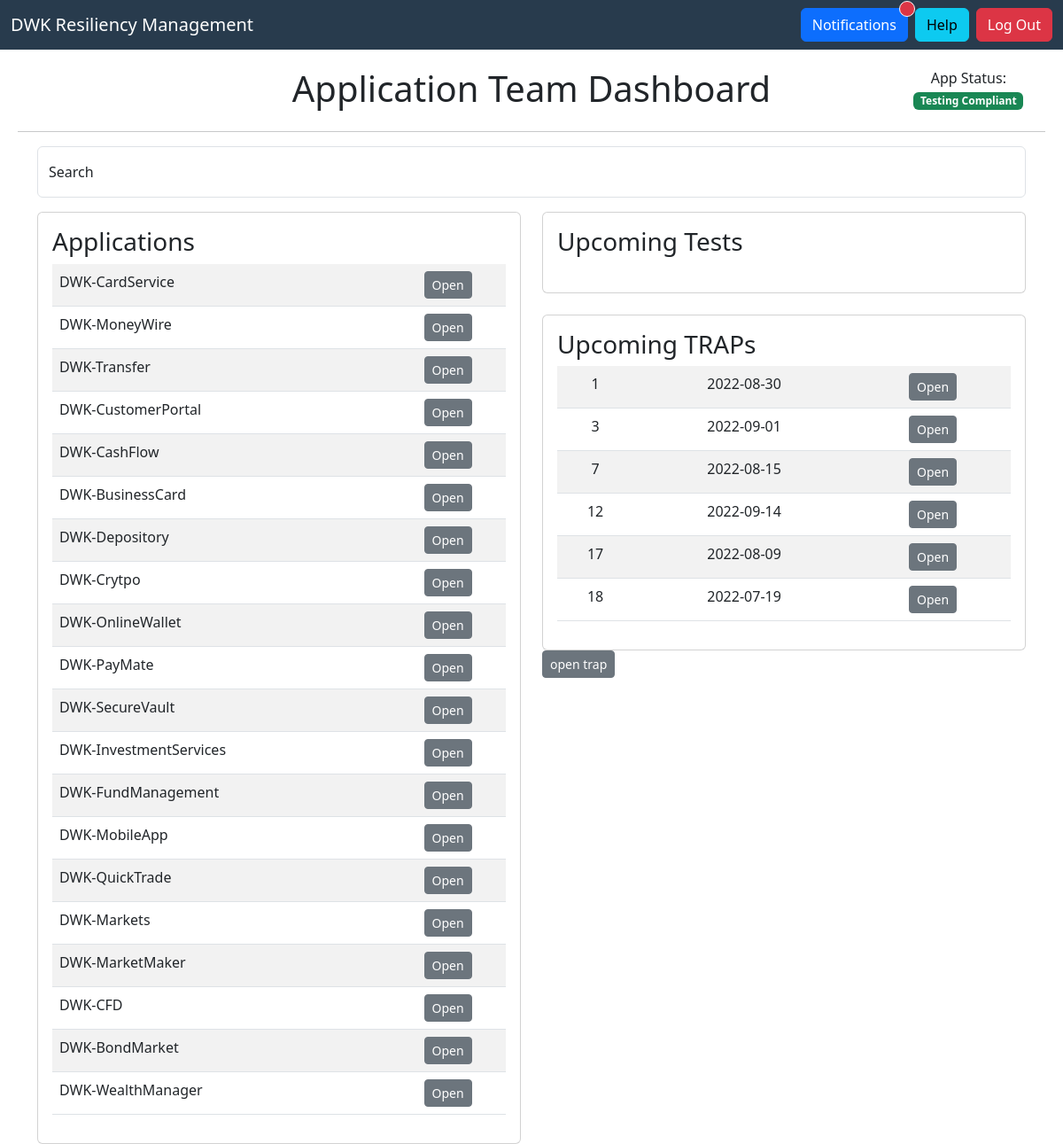
Page /app on the committed database.
### tables this page shows
CREATE TABLE applications (
        app_id varchar(255) NOT NULL,
        app_name varchar(255) NOT NULL,
        primary_location varchar(255) NOT NULL,
        alt_location varchar(255) NOT NULL,
        data_center_id varchar(255) NOT NULL,
        trap_approved varchar(255) NOT NULL,
        trap_id varchar(255) NOT NULL,
        PRIMARY KEY(app_id)
    );

CREATE TABLE traps (
        trap_id varchar(255) NOT NULL,
        app_id varchar(255) NOT NULL,
        date_created varchar(255) NOT NULL,
        status varchar(255) NOT NULL,
        created_by varchar(255) NOT NULL,
        approved_by varchar(255) NOT NULL,
        location varchar(255) NOT NULL,
        PRIMARY KEY(trap_id)   
    );

### main.py (the view, shortened to what this page needs)
@app.route("/app")
def app_dashboard():
    src_ip = request.remote_addr
    logs.info(f"{src_ip} - Accessed App Dash as {name if PROD_MODE else 'PROD'}")
    applications = get_all_app_names()
    upcoming_tests = get_upcoming_tests()
    upcoming_traps = get_upcoming_traps()
    return render_template("app_team/dash.html", applications=applications, upcoming_tests=upcoming_tests, upcoming_traps=upcoming_traps)

### utils/db_handler.py (called while the page is built)
def get_all_app_names():
  with sqlite3.connect(DB_NAME) as conn:
    result = conn.execute("SELECT app_name FROM applications").fetchall()
    return result

def get_upcoming_tests():
  with sqlite3.connect(DB_NAME) as conn:
    result = conn.execute("SELECT app_id, test_date FROM app_tests").fetchall()
    new_results = []
    for test in result:
      if test[1] > today.strftime('%Y-%m-%d'):
        new_results.append([test[0], test[1]])
    return new_results

def get_upcoming_traps():
  renew_start = today-timedelta(days=273)
  renew_end = today-timedelta(days=366)
  with sqlite3.connect(DB_NAME) as conn:
    result = conn.execute("SELECT trap_id, app_id, date_created FROM traps").fetchall()
    new_results = []
    for trap in result:
      if trap[2] < renew_start.strftime('%Y-%m-%d') and trap[2] > renew_end.strftime('%Y-%m-%d'):
        new_results.append([trap[0], trap[1], trap[2]])
    return new_results

### templates/app_team/dash.html (shortened to what this page needs)
{% extends "layout.html" %}
{% block head %}
    {{ super() }}
    <link rel="stylesheet" href="{{ url_for('static', filename='css/app_team.css') }}">
{% endblock %}
{% block content %}
    <div class="row text-center">
        <span class="col-2"></span>
        <h1 class="col-8">Application Team Dashboard</h1>
        <span class="col-2" id="status-bar">App Status:<br><span class="badge bg-success" id="status-text">Testing Compliant</span></span>
    </div>
    <hr>
    <div class="container">
        <div class="form-floating mb-3">
            <input type="text" class="form-control" id="searchBox" placeholder="Name of Application">
            <label for="floatingInput">Search</label>
        </div>
        <div id="mainBody">
          <div class ="row">
            <div class="col-6">
                <div class="card card-body">
                    <h3>Applications</h3>
                    <table class="table table-striped table-hover" id="application_table">
                        <tbody class="overflow-scroll">
                            {% for app in applications %}
                                <tr>
                                    <td>{{app[0]}}</td>
                                    <td align="center"><button  class="btn btn-sm btn-secondary">Open</button></td>
                                </tr>
                            {% endfor %}
                        </tbody>
                    </table>
                </div>
            </div>
            <div class="col-6">
                <div class="card card-body">
                    <table class="table table-striped table-hover">
                        <h3>Upcoming Tests</h3>
                    </table>
                </div>
                <br>
                <div class="card card-body">
                    <h3>Upcoming TRAPs</h3>
                    <table class="table table-striped table-hover">
                        <tbody class="overflow-scroll">
                            {% for trap in upcoming_traps %}
                                <tr>
                                    <td align="center">{{trap[1]}}</td>
                                    <td align="center">{{trap[2]}}</td>
                                    <td id="open_trap" align="center"><button  class="btn btn-sm btn-secondary">Open</button></td>
                                </tr>
                            {% endfor %}
                        </tbody>
                    </table>
                </div>
              <button id="open_trap_btn"  class="btn btn-sm btn-secondary">open trap</button>
            </div>
          </div>
        </div>
    </div>
{% endblock %}

### templates/layout.html (shortened to what this page needs)
<!doctype html>
<html>
    <head>
        {% block head %}
        <link href="https://cdn.jsdelivr.net/npm/bootstrap@5.3.0-alpha1/dist/css/bootstrap.min.css" rel="stylesheet">
        {% endblock %}
    </head>
    <body>
        {% block navbar %}
        <nav class="navbar navbar-expand-lg" style="background-color: #283b4d !important">
            <div class="container-fluid">
                <a class="navbar-brand" style="color: #ffffff" href="/">DWK Resiliency Management</a>
                    <div class="d-flex">
                        <button class="btn btn-primary ms-2 position-relative" data-bs-toggle="modal" data-bs-target="#notifModal" onclick="show_notifs()">
                            Notifications
                            <span class="position-absolute top-0 start-100 translate-middle p-2 bg-danger border border-light rounded-circle">
                            </span>
                        </button>
                        <button class="btn btn-info ms-2" onclick="window.location.assign('/docs')">Help</button>
                        <button class="btn btn-danger ms-2" id="logout">Log Out</button>
                    </div>
                </div>
        </nav>
        {% endblock %}
        <div style="margin-top: 20px; margin-left: 20px; margin-right: 20px" id="content">
            {% block content %}{% endblock %}
        </div>
    </body>
</html>

### rows in the picture
applications: app_name "DWK-CardService"
applications: app_name "DWK-MoneyWire"
applications: app_name "DWK-Transfer"
applications: app_name "DWK-CustomerPortal"
applications: app_name "DWK-CashFlow"
applications: app_name "DWK-BusinessCard"
applications: app_name "DWK-Depository"
applications: app_name "DWK-Crytpo"
applications: app_name "DWK-OnlineWallet"
applications: app_name "DWK-PayMate"
applications: app_name "DWK-SecureVault"
applications: app_name "DWK-InvestmentServices"
applications: app_name "DWK-FundManagement"
applications: app_name "DWK-MobileApp"
applications: app_name "DWK-QuickTrade"
applications: app_name "DWK-Markets"
applications: app_name "DWK-MarketMaker"
applications: app_name "DWK-CFD"
applications: app_name "DWK-BondMarket"
applications: app_name "DWK-WealthManager"
traps: app "1", date_created "2022-08-30"
traps: app "3", date_created "2022-09-01"
traps: app "7", date_created "2022-08-15"
traps: app "12", date_created "2022-09-14"
traps: app "17", date_created "2022-08-09"
traps: app "18", date_created "2022-07-19"
